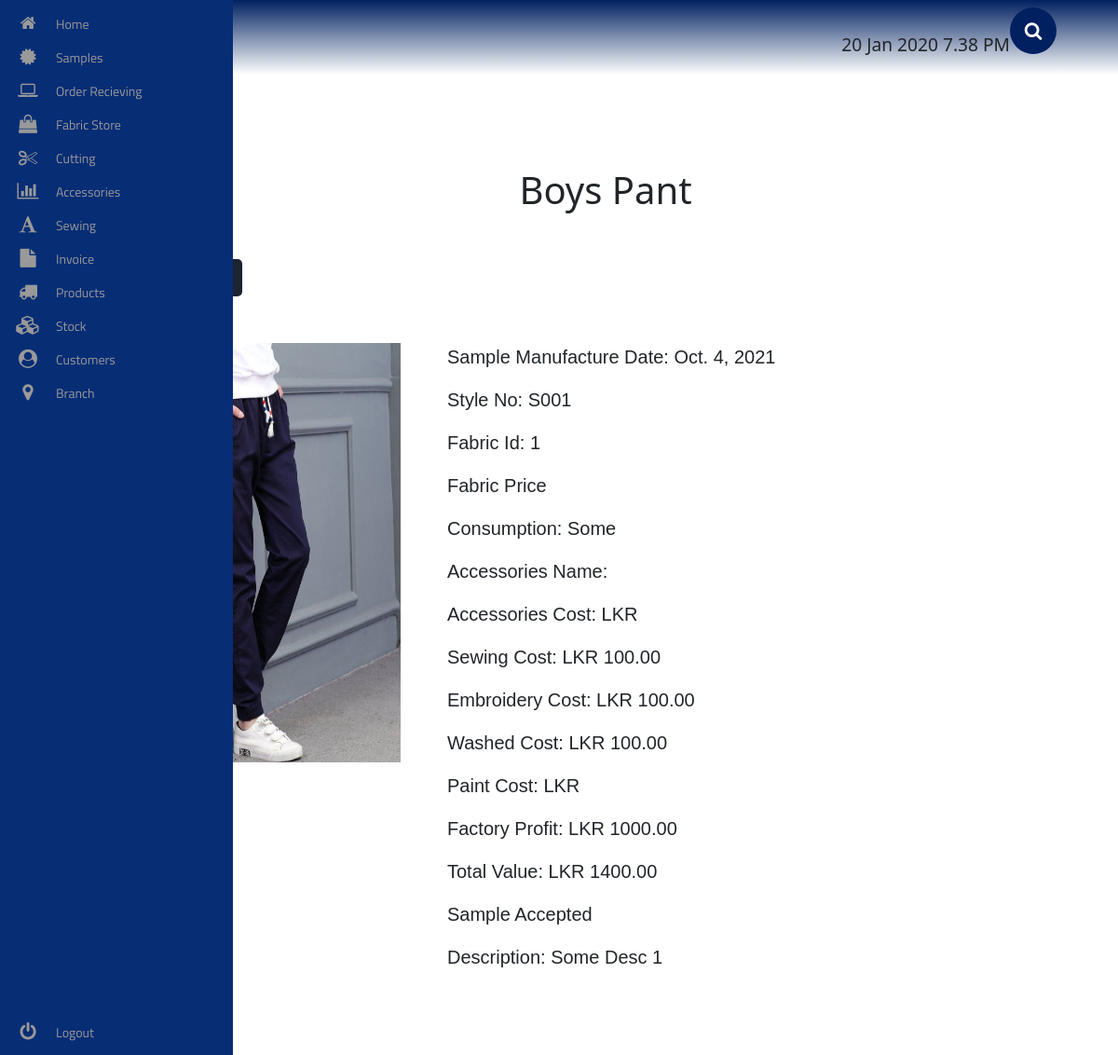
The page /sample/boys-pant/1/ on the database its author committed.
### sample/models.py (models this page shows, shortened)
class BoysPant(models.Model):
    img = models.ImageField(upload_to='products/boys/boys-pant/img/')
    sample_manufactured_date = models.DateField()
    style_no = models.CharField(max_length=1000)
    fabric = models.ForeignKey(OrderOut, on_delete=models.SET_NULL, null=True, blank=True)
    consumption = models.CharField(max_length=1000)
    accessories = models.ForeignKey(AccSentOut, on_delete=models.SET_NULL, null=True, blank=True)
    sewing_cost = models.DecimalField(decimal_places=2, max_digits=100000)
    embroidery_cost = models.DecimalField(decimal_places=2, max_digits=100000)
    washed_cost = models.DecimalField(decimal_places=2, max_digits=100000)
    paint_cost = models.DecimalField(decimal_places=2, max_digits=100000)
    factory_profit = models.DecimalField(decimal_places=2, max_digits=100000)
    total_value = models.DecimalField(decimal_places=2, max_digits=100000)
    accepted = models.BooleanField(default=True)
    description = models.CharField(max_length=1000)

### sample/views.py (the view)
# urls.py: path('boys-pant/<int:id>/', boys_pant_view, name="boys_pant_view"),
def boys_pant_view(request, id):
    template = 'boys/pant/boys_pant.html'
    try:
        obj = BoysPant.objects.get(id=id)
    except BoysPant.DoesNotExist:
        raise Http404
    if request.method == 'POST':
        form = BoysPantForm(data=request.POST, instance=obj)
        if form.is_valid():
            form.save()
    else:
        form = BoysPantForm(instance=obj)
    context = {
        'object': obj,
        'form': form,
    }
    return render(request, template, context)

### sample/templates/boys/pant/boys_pant.html (shortened to what this page needs)
<!DOCTYPE html>
<html lang="en">
{% extends 'base.html' %}
{% load static %}
{% load crispy_forms_tags %}
{% load crispy_forms_filters %}
    {% block extra_css %}
        <link rel="stylesheet" href="{% static 'sample/css/boys/pant/boys_pant.css' %}">
    {% endblock %}
    {% block content %}
        <div class="boys__pant__container">
            <h1> Boys Pant </h1>
            <div class="boys__pant__btn">
                <button>
                    <a href="{% url 'sample:boys_pant_print_view' object.id %}" target="_blank"> Print  </a>
                </button>
                <button onclick="FormDisplay()" id="edit-btn"> Edit </button>
            </div>
            <div class="boys__pant__wrapper">
                <img src="{{ object.img.url }}" alt="img" class="boys__pant__img">
                <div class="boys__pant__details">
                    <p> Sample Manufacture Date: {{ object.sample_manufactured_date }} </p>
                    <p> Style No: {{ object.style_no }} </p>
                    <p> Fabric Id: {{ object.fabric_id }} </p>
                    <p> Fabric Price {{ object.fabric_price }} </p>
                    <p> Consumption: {{ object.consumption }} </p>
                    <p> Accessories Name: {{ object.acc_name }} </p>
                    <p> Accessories Cost: LKR {{ object.acc_cost }} </p>
                    <p> Sewing Cost: LKR {{ object.sewing_cost }} </p>
                    <p> Embroidery Cost: LKR {{ object.embroidery_cost}} </p>
                    <p> Washed Cost: LKR {{ object.washed_cost }} </p>
                    <p> Paint Cost: LKR {{ object.pain_cost}} </p>
                    <p> Factory Profit: LKR {{ object.factory_profit }} </p>
                    <p> Total Value: LKR {{ object.total_value }} </p>
                    <p> {% if object.accepted == True %}
                        Sample Accepted
                        {% else %}
                        Sample Rejected
                        {% endif %}
                    </p>
                    <p> Description: {{ object.description }} </p>
                </div>
            </div>
        </div>
    {% endblock %}

### sample/static/sample/css/boys/pant/boys_pant.css (style rules this page uses)
.boys__pant__container { margin: 100px 0 50px 100px; display: flex; flex-direction: column; justify-content: center; }
.boys__pant__container h1 { text-align: center; margin-bottom: 50px; }
.boys__pant__wrapper { display: flex; float: left; }
.boys__pant__img { width: 30%; height: 450px; }
.boys__pant__details { margin-left: 50px; width: 70%; }
.boys__pant__details p { font-size: 20px; font-family: Helvetica; }
.boys__pant__btn { display: flex; float: right; margin-bottom: 50px; }
.boys__pant__btn button { outline: none; border: none; height: 40px; width: 60px; background: #1C2331; border-radius: 5px; color: #fff; margin-left: 20px; }
.boys__pant__btn a { text-decoration: none; color: #fff; }

### rows shown on the page
BoysPant: img (picture), sample_manufactured_date "Oct. 4, 2021", style_no "S001", fabric_id "1", consumption "Some", sewing_cost "100.00", embroidery_cost "100.00", washed_cost "100.00", factory_profit "1000.00", total_value "1400.00", description "Some Desc 1"
